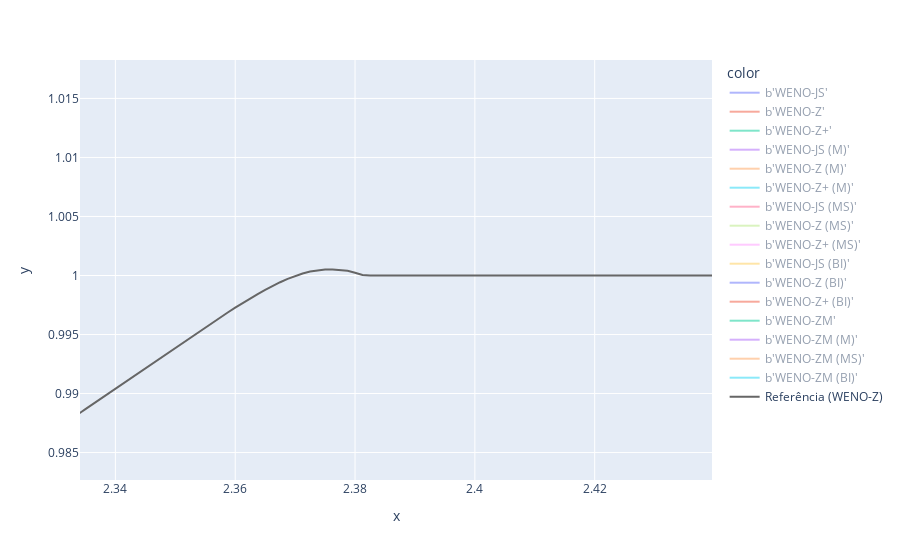

The cell this chart's notebook holds for it:
### Code cell
fig = ply_exp.line(
    data_frame = df    ,
    x          = x     ,
    y          = y     ,
    color      = label
)

# print(tf.range(interval[0], interval[1], Δx_ref, dtype=float_pres))

fig.add_trace(
    ply_go.Scatter(
        x    = tf.range(interval[0], interval[1], Δx_ref, dtype=float_pres),
        y    = u_ref[0],
        mode = "lines"                                           ,
        line = ply_go.scatter.Line(color="#666666")              ,
        name = "Referência (WENO-Z)"
    )
)
fig.show()

### Figure 1 — Plotly figure (JSON) as saved in the notebook; plotly's stock layout.template omitted (floating-point values rounded to 4 significant figures; data arrays with more than 128 entries replaced by an {"elided": "..."} marker saying what was removed)
{"data": [{"hovertemplate": "color=b'WENO-JS'<br>x=%{x}<br>y=%{y}<extra></extra>", "legendgroup": "b'WENO-JS'", "line": {"color": "#636efa", "dash": "solid"}, "marker": {"symbol": "circle"}, "mode": "lines", "name": "b'WENO-JS'", "showlegend": true, "type": "scattergl", "visible": "legendonly", "x": {"elided": "200 float values"}, "xaxis": "x", "y": {"elided": "200 float values"}, "yaxis": "y"}, {"hovertemplate": "color=b'WENO-Z'<br>x=%{x}<br>y=%{y}<extra></extra>", "legendgroup": "b'WENO-Z'", "line": {"color": "#EF553B", "dash": "solid"}, "marker": {"symbol": "circle"}, "mode": "lines", "name": "b'WENO-Z'", "showlegend": true, "type": "scattergl", "visible": "legendonly", "x": {"elided": "200 float values"}, "xaxis": "x", "y": {"elided": "200 float values"}, "yaxis": "y"}, {"hovertemplate": "color=b'WENO-Z+'<br>x=%{x}<br>y=%{y}<extra></extra>", "legendgroup": "b'WENO-Z+'", "line": {"color": "#00cc96", "dash": "solid"}, "marker": {"symbol": "circle"}, "mode": "lines", "name": "b'WENO-Z+'", "showlegend": true, "type": "scattergl", "visible": "legendonly", "x": {"elided": "200 float values"}, "xaxis": "x", "y": {"elided": "200 float values"}, "yaxis": "y"}, {"hovertemplate": "color=b'WENO-JS (M)'<br>x=%{x}<br>y=%{y}<extra></extra>", "legendgroup": "b'WENO-JS (M)'", "line": {"color": "#ab63fa", "dash": "solid"}, "marker": {"symbol": "circle"}, "mode": "lines", "name": "b'WENO-JS (M)'", "showlegend": true, "type": "scattergl", "visible": "legendonly", "x": {"elided": "200 float values"}, "xaxis": "x", "y": {"elided": "200 float values"}, "yaxis": "y"}, {"hovertemplate": "color=b'WENO-Z (M)'<br>x=%{x}<br>y=%{y}<extra></extra>", "legendgroup": "b'WENO-Z (M)'", "line": {"color": "#FFA15A", "dash": "solid"}, "marker": {"symbol": "circle"}, "mode": "lines", "name": "b'WENO-Z (M)'", "showlegend": true, "type": "scattergl", "visible": "legendonly", "x": {"elided": "200 float values"}, "xaxis": "x", "y": {"elided": "200 float values"}, "yaxis": "y"}, {"hovertemplate": "color=b'WENO-Z+ (M)'<br>x=%{x}<br>y=%{y}<extra></extra>", "legendgroup": "b'WENO-Z+ (M)'", "line": {"color": "#19d3f3", "dash": "solid"}, "marker": {"symbol": "circle"}, "mode": "lines", "name": "b'WENO-Z+ (M)'", "showlegend": true, "type": "scattergl", "visible": "legendonly", "x": {"elided": "200 float values"}, "xaxis": "x", "y": {"elided": "200 float values"}, "yaxis": "y"}, {"hovertemplate": "color=b'WENO-JS (MS)'<br>x=%{x}<br>y=%{y}<extra></extra>", "legendgroup": "b'WENO-JS (MS)'", "line": {"color": "#FF6692", "dash": "solid"}, "marker": {"symbol": "circle"}, "mode": "lines", "name": "b'WENO-JS (MS)'", "showlegend": true, "type": "scattergl", "visible": "legendonly", "x": {"elided": "200 float values"}, "xaxis": "x", "y": {"elided": "200 float values"}, "yaxis": "y"}, {"hovertemplate": "color=b'WENO-Z (MS)'<br>x=%{x}<br>y=%{y}<extra></extra>", "legendgroup": "b'WENO-Z (MS)'", "line": {"color": "#B6E880", "dash": "solid"}, "marker": {"symbol": "circle"}, "mode": "lines", "name": "b'WENO-Z (MS)'", "showlegend": true, "type": "scattergl", "visible": "legendonly", "x": {"elided": "200 float values"}, "xaxis": "x", "y": {"elided": "200 float values"}, "yaxis": "y"}, {"hovertemplate": "color=b'WENO-Z+ (MS)'<br>x=%{x}<br>y=%{y}<extra></extra>", "legendgroup": "b'WENO-Z+ (MS)'", "line": {"color": "#FF97FF", "dash": "solid"}, "marker": {"symbol": "circle"}, "mode": "lines", "name": "b'WENO-Z+ (MS)'", "showlegend": true, "type": "scattergl", "visible": "legendonly", "x": {"elided": "200 float values"}, "xaxis": "x", "y": {"elided": "200 float values"}, "yaxis": "y"}, {"hovertemplate": "color=b'WENO-JS (BI)'<br>x=%{x}<br>y=%{y}<extra></extra>", "legendgroup": "b'WENO-JS (BI)'", "line": {"color": "#FECB52", "dash": "solid"}, "marker": {"symbol": "circle"}, "mode": "lines", "name": "b'WENO-JS (BI)'", "showlegend": true, "type": "scattergl", "visible": "legendonly", "x": {"elided": "200 float values"}, "xaxis": "x", "y": {"elided": "200 float values"}, "yaxis": "y"}, {"hovertemplate": "color=b'WENO-Z (BI)'<br>x=%{x}<br>y=%{y}<extra></extra>", "legendgroup": "b'WENO-Z (BI)'", "line": {"color": "#636efa", "dash": "solid"}, "marker": {"symbol": "circle"}, "mode": "lines", "name": "b'WENO-Z (BI)'", "showlegend": true, "type": "scattergl", "visible": "legendonly", "x": {"elided": "200 float values"}, "xaxis": "x", "y": {"elided": "200 float values"}, "yaxis": "y"}, {"hovertemplate": "color=b'WENO-Z+ (BI)'<br>x=%{x}<br>y=%{y}<extra></extra>", "legendgroup": "b'WENO-Z+ (BI)'", "line": {"color": "#EF553B", "dash": "solid"}, "marker": {"symbol": "circle"}, "mode": "lines", "name": "b'WENO-Z+ (BI)'", "showlegend": true, "type": "scattergl", "visible": "legendonly", "x": {"elided": "200 float values"}, "xaxis": "x", "y": {"elided": "200 float values"}, "yaxis": "y"}, {"hovertemplate": "color=b'WENO-ZM'<br>x=%{x}<br>y=%{y}<extra></extra>", "legendgroup": "b'WENO-ZM'", "line": {"color": "#00cc96", "dash": "solid"}, "marker": {"symbol": "circle"}, "mode": "lines", "name": "b'WENO-ZM'", "showlegend": true, "type": "scattergl", "visible": "legendonly", "x": {"elided": "200 float values"}, "xaxis": "x", "y": {"elided": "200 float values"}, "yaxis": "y"}, {"hovertemplate": "color=b'WENO-ZM (M)'<br>x=%{x}<br>y=%{y}<extra></extra>", "legendgroup": "b'WENO-ZM (M)'", "line": {"color": "#ab63fa", "dash": "solid"}, "marker": {"symbol": "circle"}, "mode": "lines", "name": "b'WENO-ZM (M)'", "showlegend": true, "type": "scattergl", "visible": "legendonly", "x": {"elided": "200 float values"}, "xaxis": "x", "y": {"elided": "200 float values"}, "yaxis": "y"}, {"hovertemplate": "color=b'WENO-ZM (MS)'<br>x=%{x}<br>y=%{y}<extra></extra>", "legendgroup": "b'WENO-ZM (MS)'", "line": {"color": "#FFA15A", "dash": "solid"}, "marker": {"symbol": "circle"}, "mode": "lines", "name": "b'WENO-ZM (MS)'", "showlegend": true, "type": "scattergl", "visible": "legendonly", "x": {"elided": "200 float values"}, "xaxis": "x", "y": {"elided": "200 float values"}, "yaxis": "y"}, {"hovertemplate": "color=b'WENO-ZM (BI)'<br>x=%{x}<br>y=%{y}<extra></extra>", "legendgroup": "b'WENO-ZM (BI)'", "line": {"color": "#19d3f3", "dash": "solid"}, "marker": {"symbol": "circle"}, "mode": "lines", "name": "b'WENO-ZM (BI)'", "showlegend": true, "type": "scattergl", "visible": "legendonly", "x": {"elided": "200 float values"}, "xaxis": "x", "y": {"elided": "200 float values"}, "yaxis": "y"}, {"line": {"color": "#666666"}, "mode": "lines", "name": "Referência (WENO-Z)", "type": "scatter", "visible": true, "x": {"elided": "8000 float values"}, "y": {"elided": "8000 float values"}}], "layout": {"autosize": true, "legend": {"title": {"text": "color"}, "tracegroupgap": 0}, "margin": {"t": 60}, "xaxis": {"anchor": "y", "autorange": false, "domain": [0, 1], "range": [2.334, 2.44], "title": {"text": "x"}, "type": "linear"}, "yaxis": {"anchor": "x", "autorange": false, "domain": [0, 1], "range": [0.9827, 1.018], "title": {"text": "y"}, "type": "linear"}}}
